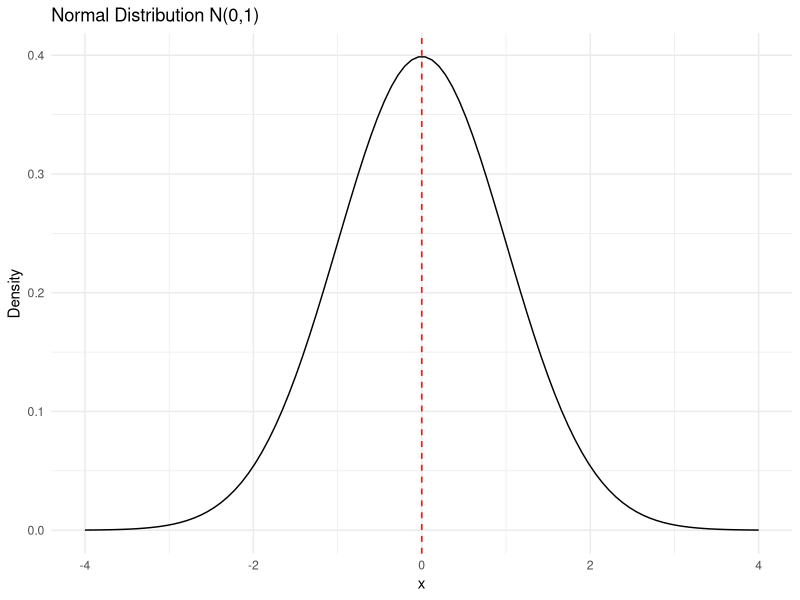
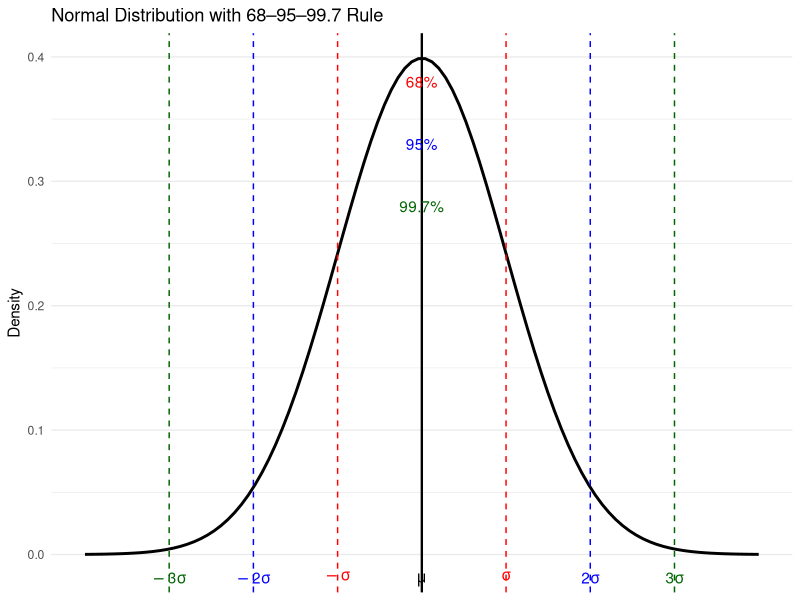

R code for these plots, in order:
## ---- chunk 1
# Example: plot normal distribution with mean = 0, sd = 1
x <- seq(-4, 4, length=100)
y <- dnorm(x, mean=0, sd=1)
library(ggplot2)
# use ggplot2
data.frame(x, y) |>
  ggplot(aes(x=x, y=y)) +
  geom_line() +
  ggtitle("Normal Distribution N(0,1)") +
  xlab("x") + ylab("Density") + theme_minimal() +
  geom_vline(xintercept=0, linetype="dashed", color="red")
## ---- chunk 2
x <- seq(-4, 4, length = 100)
y <- dnorm(x)

library(ggplot2)

df <- data.frame(x, y)

ggplot(df, aes(x = x, y = y)) +
  geom_line(linewidth = 1) +
  theme_minimal() +
  labs(
    title = "Normal Distribution with 68–95–99.7 Rule",
    x = NULL,
    y = "Density"
  ) +
  
  # remove numeric x-axis ticks and labels
  scale_x_continuous(breaks = NULL) +
  
  # vertical reference lines
  geom_vline(xintercept = 0, linewidth = 0.8) +
  geom_vline(xintercept = c(-1, 1), linetype = "dashed", color = "red") +
  geom_vline(xintercept = c(-2, 2), linetype = "dashed", color = "blue") +
  geom_vline(xintercept = c(-3, 3), linetype = "dashed", color = "darkgreen") +
  
  # percentage labels
  annotate("text", x = 0, y = 0.38, label = "68%", color = "red") +
  annotate("text", x = 0, y = 0.33, label = "95%", color = "blue") +
  annotate("text", x = 0, y = 0.28, label = "99.7%", color = "darkgreen") +
  
  # mu and sigma labels only
  annotate("text", x =  0, y = -0.01, label = expression(mu), vjust = 1.5) +
  annotate("text", x =  1, y = -0.01, label = expression(sigma),  vjust = 1.5, color = "red") +
  annotate("text", x = -1, y = -0.01, label = expression(-sigma), vjust = 1.5, color = "red") +
  annotate("text", x =  2, y = -0.01, label = expression(2*sigma),  vjust = 1.5, color = "blue") +
  annotate("text", x = -2, y = -0.01, label = expression(-2*sigma), vjust = 1.5, color = "blue") +
  annotate("text", x =  3, y = -0.01, label = expression(3*sigma),  vjust = 1.5, color = "darkgreen") +
  annotate("text", x = -3, y = -0.01, label = expression(-3*sigma), vjust = 1.5, color = "darkgreen")
